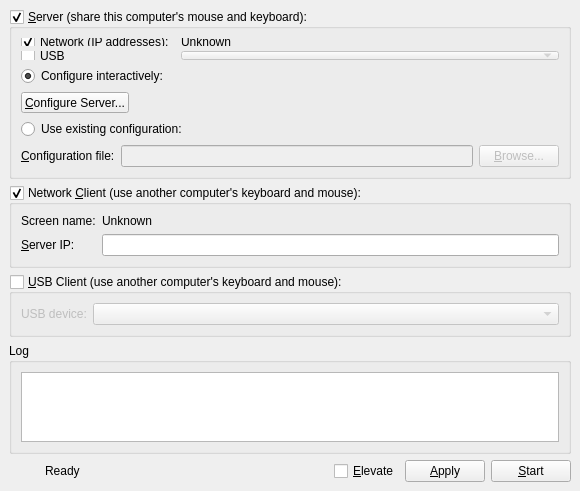
<?xml version="1.0" encoding="UTF-8"?>
<ui version="4.0">
 <class>MainWindowBase</class>
 <widget class="QMainWindow" name="MainWindowBase">
  <property name="geometry">
   <rect>
    <x>0</x>
    <y>0</y>
    <width>580</width>
    <height>491</height>
   </rect>
  </property>
  <property name="sizePolicy">
   <sizepolicy hsizetype="Fixed" vsizetype="Fixed">
    <horstretch>0</horstretch>
    <verstretch>0</verstretch>
   </sizepolicy>
  </property>
  <property name="minimumSize">
   <size>
    <width>500</width>
    <height>491</height>
   </size>
  </property>
  <property name="windowTitle">
   <string>Synergy</string>
  </property>
  <widget class="QWidget" name="centralwidget">
   <layout class="QGridLayout">
    <item row="3" column="0" colspan="12">
     <widget class="QGroupBox" name="m_pGroupClient">
      <property name="sizePolicy">
       <sizepolicy hsizetype="Preferred" vsizetype="Fixed">
        <horstretch>0</horstretch>
        <verstretch>0</verstretch>
       </sizepolicy>
      </property>
      <property name="title">
       <string>Network &amp;Client (use another computer's keyboard and mouse):</string>
      </property>
      <property name="checkable">
       <bool>true</bool>
      </property>
      <property name="checked">
       <bool>true</bool>
      </property>
      <layout class="QFormLayout" name="formLayout_3">
       <property name="fieldGrowthPolicy">
        <enum>QFormLayout::AllNonFixedFieldsGrow</enum>
       </property>
       <item row="0" column="0">
        <widget class="QLabel" name="label_5">
         <property name="text">
          <string>Screen name:</string>
         </property>
        </widget>
       </item>
       <item row="0" column="1">
        <widget class="QLabel" name="m_pLabelScreenName">
         <property name="text">
          <string>Unknown</string>
         </property>
        </widget>
       </item>
       <item row="1" column="0">
        <widget class="QLabel" name="m_pLabelServerName">
         <property name="text">
          <string>&amp;Server IP:</string>
         </property>
         <property name="buddy">
          <cstring>m_pLineEditHostname</cstring>
         </property>
        </widget>
       </item>
       <item row="1" column="1">
        <widget class="QLineEdit" name="m_pLineEditHostname"/>
       </item>
      </layout>
     </widget>
    </item>
    <item row="5" column="0" colspan="12">
     <widget class="QGroupBox" name="m_pGroupLog">
      <property name="title">
       <string>Log</string>
      </property>
      <layout class="QVBoxLayout" name="verticalLayout">
       <item>
        <widget class="QTextEdit" name="m_pLogOutput">
         <property name="sizePolicy">
          <sizepolicy hsizetype="Expanding" vsizetype="Expanding">
           <horstretch>0</horstretch>
           <verstretch>0</verstretch>
          </sizepolicy>
         </property>
         <property name="font">
          <font>
           <family>Courier</family>
          </font>
         </property>
         <property name="autoFillBackground">
          <bool>false</bool>
         </property>
         <property name="undoRedoEnabled">
          <bool>false</bool>
         </property>
         <property name="lineWrapMode">
          <enum>QTextEdit::NoWrap</enum>
         </property>
         <property name="readOnly">
          <bool>true</bool>
         </property>
        </widget>
       </item>
      </layout>
     </widget>
    </item>
    <item row="1" column="0" colspan="12">
     <widget class="QGroupBox" name="m_pGroupServer">
      <property name="sizePolicy">
       <sizepolicy hsizetype="Preferred" vsizetype="Fixed">
        <horstretch>0</horstretch>
        <verstretch>0</verstretch>
       </sizepolicy>
      </property>
      <property name="title">
       <string>&amp;Server (share this computer's mouse and keyboard):</string>
      </property>
      <property name="checkable">
       <bool>true</bool>
      </property>
      <property name="checked">
       <bool>true</bool>
      </property>
      <layout class="QVBoxLayout">
       <item>
        <layout class="QFormLayout" name="formLayout">
         <property name="fieldGrowthPolicy">
          <enum>QFormLayout::AllNonFixedFieldsGrow</enum>
         </property>
         <property name="labelAlignment">
          <set>Qt::AlignLeading|Qt::AlignLeft|Qt::AlignTop</set>
         </property>
         <property name="verticalSpacing">
          <number>5</number>
         </property>
         <item row="0" column="0">
          <widget class="QCheckBox" name="m_useNewtworkServer">
           <property name="text">
            <string>Network (IP addresses):</string>
           </property>
           <property name="checked">
            <bool>true</bool>
           </property>
          </widget>
         </item>
         <item row="0" column="1">
          <widget class="QLabel" name="m_pLabelIpAddresses">
           <property name="text">
            <string>Unknown</string>
           </property>
          </widget>
         </item>
         <item row="1" column="0">
          <widget class="QCheckBox" name="m_useUSBServer">
           <property name="toolTip">
            <string>Client will be connected by USB Debug cable</string>
           </property>
           <property name="text">
            <string>USB</string>
           </property>
          </widget>
         </item>
         <item row="1" column="1">
          <widget class="QComboBox" name="m_USBServerDevice">
           <property name="enabled">
            <bool>false</bool>
           </property>
          </widget>
         </item>
        </layout>
       </item>
       <item>
        <widget class="QRadioButton" name="m_pRadioInternalConfig">
         <property name="text">
          <string>Configure interactively:</string>
         </property>
         <property name="checked">
          <bool>true</bool>
         </property>
        </widget>
       </item>
       <item>
        <layout class="QHBoxLayout">
         <item>
          <widget class="QPushButton" name="m_pButtonConfigureServer">
           <property name="text">
            <string>&amp;Configure Server...</string>
           </property>
          </widget>
         </item>
         <item>
          <spacer>
           <property name="orientation">
            <enum>Qt::Horizontal</enum>
           </property>
           <property name="sizeHint" stdset="0">
            <size>
             <width>40</width>
             <height>20</height>
            </size>
           </property>
          </spacer>
         </item>
        </layout>
       </item>
       <item>
        <widget class="QRadioButton" name="m_pRadioExternalConfig">
         <property name="text">
          <string>Use existing configuration:</string>
         </property>
        </widget>
       </item>
       <item>
        <layout class="QHBoxLayout">
         <item>
          <widget class="QLabel" name="m_pLabelConfigurationFile">
           <property name="text">
            <string>&amp;Configuration file:</string>
           </property>
           <property name="buddy">
            <cstring>m_pLineEditConfigFile</cstring>
           </property>
          </widget>
         </item>
         <item>
          <widget class="QLineEdit" name="m_pLineEditConfigFile">
           <property name="enabled">
            <bool>false</bool>
           </property>
          </widget>
         </item>
         <item>
          <widget class="QPushButton" name="m_pButtonBrowseConfigFile">
           <property name="enabled">
            <bool>false</bool>
           </property>
           <property name="text">
            <string>&amp;Browse...</string>
           </property>
          </widget>
         </item>
        </layout>
       </item>
      </layout>
     </widget>
    </item>
    <item row="4" column="0" colspan="12">
     <widget class="QGroupBox" name="m_pUSBGroupClient">
      <property name="enabled">
       <bool>true</bool>
      </property>
      <property name="sizePolicy">
       <sizepolicy hsizetype="Preferred" vsizetype="Fixed">
        <horstretch>0</horstretch>
        <verstretch>0</verstretch>
       </sizepolicy>
      </property>
      <property name="minimumSize">
       <size>
        <width>562</width>
        <height>0</height>
       </size>
      </property>
      <property name="title">
       <string>&amp;USB Client (use another computer's keyboard and mouse):</string>
      </property>
      <property name="checkable">
       <bool>true</bool>
      </property>
      <property name="checked">
       <bool>false</bool>
      </property>
      <layout class="QFormLayout" name="USBLayout">
       <property name="fieldGrowthPolicy">
        <enum>QFormLayout::AllNonFixedFieldsGrow</enum>
       </property>
       <item row="0" column="0">
        <widget class="QLabel" name="label_7">
         <property name="text">
          <string>USB device:</string>
         </property>
        </widget>
       </item>
       <item row="0" column="1">
        <widget class="QComboBox" name="m_USBClientDevicesComboBox"/>
       </item>
      </layout>
     </widget>
    </item>
    <item row="8" column="2">
     <widget class="QLabel" name="m_pUpdateIcon">
      <property name="text">
       <string/>
      </property>
      <property name="pixmap">
       <pixmap resource="Synergy.qrc">:/res/icons/16x16/warning.png</pixmap>
      </property>
     </widget>
    </item>
    <item row="8" column="11">
     <widget class="QPushButton" name="m_pButtonToggleStart">
      <property name="text">
       <string>&amp;Start</string>
      </property>
     </widget>
    </item>
    <item row="8" column="10">
     <widget class="QPushButton" name="m_pButtonApply">
      <property name="text">
       <string>&amp;Apply</string>
      </property>
     </widget>
    </item>
    <item row="8" column="9">
     <widget class="QCheckBox" name="m_pElevateCheckBox">
      <property name="text">
       <string>&amp;Elevate</string>
      </property>
     </widget>
    </item>
    <item row="8" column="4" colspan="5">
     <spacer>
      <property name="orientation">
       <enum>Qt::Horizontal</enum>
      </property>
      <property name="sizeHint" stdset="0">
       <size>
        <width>40</width>
        <height>20</height>
       </size>
      </property>
     </spacer>
    </item>
    <item row="8" column="1">
     <widget class="QLabel" name="m_pStatusLabel">
      <property name="text">
       <string>Ready</string>
      </property>
     </widget>
    </item>
    <item row="8" column="3">
     <widget class="QLabel" name="m_pUpdateLabel">
      <property name="text">
       <string/>
      </property>
      <property name="openExternalLinks">
       <bool>true</bool>
      </property>
     </widget>
    </item>
   </layout>
  </widget>
  <action name="m_pActionAbout">
   <property name="text">
    <string>&amp;About Synergy...</string>
   </property>
  </action>
  <action name="m_pActionQuit">
   <property name="text">
    <string>&amp;Quit</string>
   </property>
   <property name="statusTip">
    <string>Quit</string>
   </property>
   <property name="shortcut">
    <string>Ctrl+Q</string>
   </property>
  </action>
  <action name="m_pActionStartSynergy">
   <property name="text">
    <string>&amp;Start</string>
   </property>
   <property name="statusTip">
    <string>Run</string>
   </property>
   <property name="shortcut">
    <string>Ctrl+S</string>
   </property>
  </action>
  <action name="m_pActionStopSynergy">
   <property name="enabled">
    <bool>false</bool>
   </property>
   <property name="text">
    <string>S&amp;top</string>
   </property>
   <property name="statusTip">
    <string>Stop</string>
   </property>
   <property name="shortcut">
    <string>Ctrl+T</string>
   </property>
  </action>
  <action name="actionShowStatus">
   <property name="text">
    <string>S&amp;how Status</string>
   </property>
   <property name="shortcut">
    <string>Ctrl+H</string>
   </property>
  </action>
  <action name="m_pActionMinimize">
   <property name="text">
    <string>&amp;Hide</string>
   </property>
   <property name="toolTip">
    <string>Hide</string>
   </property>
  </action>
  <action name="m_pActionRestore">
   <property name="text">
    <string>&amp;Show</string>
   </property>
   <property name="toolTip">
    <string>Show</string>
   </property>
  </action>
  <action name="m_pActionSave">
   <property name="text">
    <string>Save configuration &amp;as...</string>
   </property>
   <property name="statusTip">
    <string>Save the interactively generated server configuration to a file.</string>
   </property>
   <property name="shortcut">
    <string>Ctrl+Alt+S</string>
   </property>
  </action>
  <action name="m_pActionSettings">
   <property name="text">
    <string>Settings</string>
   </property>
   <property name="statusTip">
    <string>Edit settings</string>
   </property>
  </action>
  <action name="m_pActionWizard">
   <property name="text">
    <string>Run Wizard</string>
   </property>
  </action>
 </widget>
 <resources>
  <include location="Synergy.qrc"/>
 </resources>
 <connections>
  <connection>
   <sender>m_pButtonToggleStart</sender>
   <signal>clicked()</signal>
   <receiver>m_pActionStartSynergy</receiver>
   <slot>trigger()</slot>
   <hints>
    <hint type="sourcelabel">
     <x>361</x>
     <y>404</y>
    </hint>
    <hint type="destinationlabel">
     <x>-1</x>
     <y>-1</y>
    </hint>
   </hints>
  </connection>
  <connection>
   <sender>m_pRadioExternalConfig</sender>
   <signal>toggled(bool)</signal>
   <receiver>m_pLineEditConfigFile</receiver>
   <slot>setEnabled(bool)</slot>
   <hints>
    <hint type="sourcelabel">
     <x>156</x>
     <y>179</y>
    </hint>
    <hint type="destinationlabel">
     <x>169</x>
     <y>209</y>
    </hint>
   </hints>
  </connection>
  <connection>
   <sender>m_pRadioExternalConfig</sender>
   <signal>toggled(bool)</signal>
   <receiver>m_pButtonBrowseConfigFile</receiver>
   <slot>setEnabled(bool)</slot>
   <hints>
    <hint type="sourcelabel">
     <x>353</x>
     <y>182</y>
    </hint>
    <hint type="destinationlabel">
     <x>356</x>
     <y>211</y>
    </hint>
   </hints>
  </connection>
  <connection>
   <sender>m_pRadioInternalConfig</sender>
   <signal>toggled(bool)</signal>
   <receiver>m_pButtonConfigureServer</receiver>
   <slot>setEnabled(bool)</slot>
   <hints>
    <hint type="sourcelabel">
     <x>204</x>
     <y>244</y>
    </hint>
    <hint type="destinationlabel">
     <x>212</x>
     <y>274</y>
    </hint>
   </hints>
  </connection>
 </connections>
</ui>
